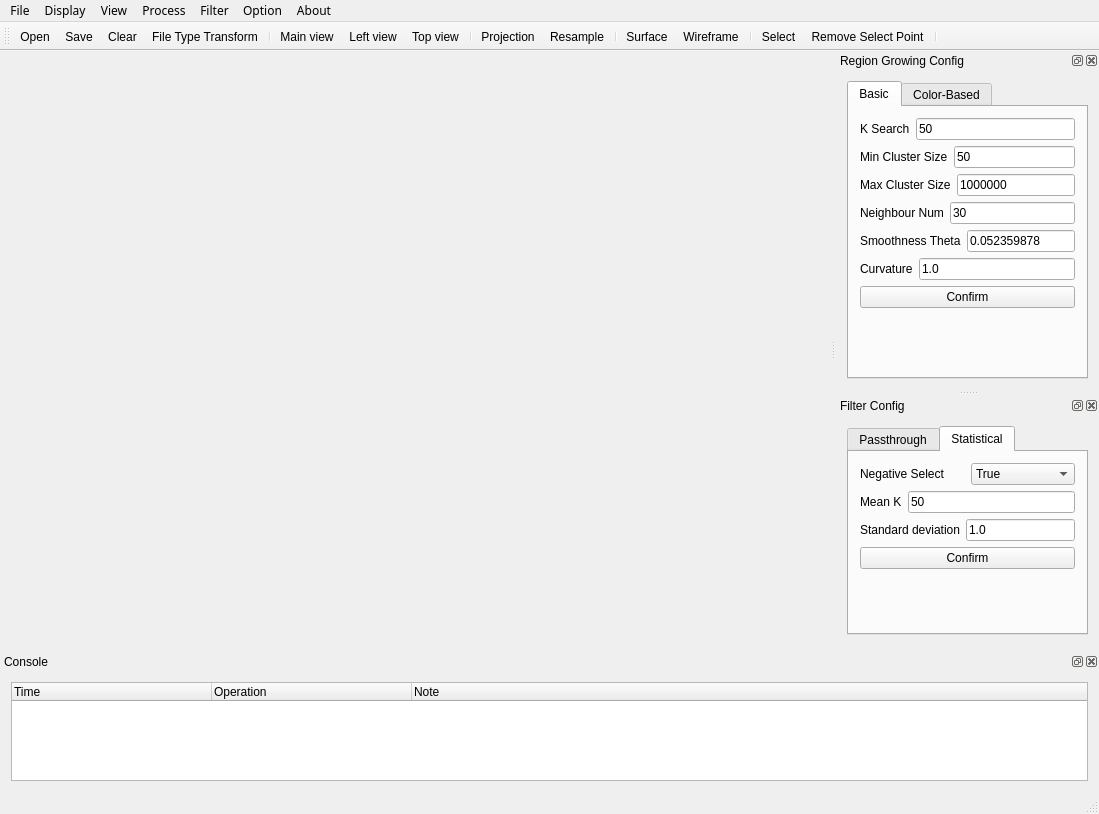
<?xml version="1.0" encoding="UTF-8"?>
<ui version="4.0">
 <class>MainWindow</class>
 <widget class="QMainWindow" name="MainWindow">
  <property name="geometry">
   <rect>
    <x>0</x>
    <y>0</y>
    <width>1099</width>
    <height>814</height>
   </rect>
  </property>
  <property name="sizePolicy">
   <sizepolicy hsizetype="Expanding" vsizetype="Expanding">
    <horstretch>85</horstretch>
    <verstretch>0</verstretch>
   </sizepolicy>
  </property>
  <property name="minimumSize">
   <size>
    <width>900</width>
    <height>650</height>
   </size>
  </property>
  <property name="maximumSize">
   <size>
    <width>16777215</width>
    <height>16777215</height>
   </size>
  </property>
  <property name="windowTitle">
   <string>Point Cloud Tool</string>
  </property>
  <property name="styleSheet">
   <string notr="true"/>
  </property>
  <property name="animated">
   <bool>true</bool>
  </property>
  <property name="tabShape">
   <enum>QTabWidget::Rounded</enum>
  </property>
  <property name="dockNestingEnabled">
   <bool>false</bool>
  </property>
  <widget class="QWidget" name="centralWidget">
   <property name="sizePolicy">
    <sizepolicy hsizetype="Preferred" vsizetype="Preferred">
     <horstretch>0</horstretch>
     <verstretch>0</verstretch>
    </sizepolicy>
   </property>
   <layout class="QHBoxLayout" name="horizontalLayout_5">
    <item>
     <widget class="QVTKWidget" name="qvtkWidget"/>
    </item>
    <item>
     <widget class="QVTKWidget" name="qvtkWidget_mesh"/>
    </item>
   </layout>
  </widget>
  <widget class="QMenuBar" name="menuBar">
   <property name="geometry">
    <rect>
     <x>0</x>
     <y>0</y>
     <width>1099</width>
     <height>25</height>
    </rect>
   </property>
   <property name="font">
    <font>
     <family>微软雅黑</family>
    </font>
   </property>
   <widget class="QMenu" name="menuFile">
    <property name="title">
     <string>File</string>
    </property>
    <addaction name="actionOpen"/>
    <addaction name="actionSave"/>
    <addaction name="actionSaveBinary"/>
    <addaction name="separator"/>
    <addaction name="actionTransform"/>
    <addaction name="separator"/>
    <addaction name="actionExit"/>
   </widget>
   <widget class="QMenu" name="menuAbout">
    <property name="title">
     <string>About</string>
    </property>
    <addaction name="actionHelp"/>
    <addaction name="actionAbout"/>
   </widget>
   <widget class="QMenu" name="menuOption">
    <property name="title">
     <string>Option</string>
    </property>
   </widget>
   <widget class="QMenu" name="menuView">
    <property name="title">
     <string>Display</string>
    </property>
    <widget class="QMenu" name="menuAngle_view">
     <property name="title">
      <string>Angle view</string>
     </property>
     <addaction name="actionMainview"/>
     <addaction name="actionLeftview"/>
     <addaction name="actionTopview"/>
    </widget>
    <addaction name="menuAngle_view"/>
    <addaction name="actionClear"/>
   </widget>
   <widget class="QMenu" name="menuView_2">
    <property name="title">
     <string>View</string>
    </property>
    <addaction name="actionData"/>
    <addaction name="actionProperty"/>
    <addaction name="actionConsole"/>
    <addaction name="actionPointsViewer"/>
   </widget>
   <widget class="QMenu" name="menuProcess">
    <property name="title">
     <string>Process</string>
    </property>
    <addaction name="actionProjection"/>
    <addaction name="actionResample"/>
    <addaction name="separator"/>
    <addaction name="actionMeshsurface"/>
    <addaction name="actionWireframe"/>
    <addaction name="separator"/>
    <addaction name="actionRegionGrowing"/>
    <addaction name="actionColorBasedRegionGrowing"/>
   </widget>
   <widget class="QMenu" name="menuFilter">
    <property name="title">
     <string>Filter</string>
    </property>
    <addaction name="actionPassThrough"/>
    <addaction name="actionStatisticalOutlierRemoval"/>
   </widget>
   <addaction name="menuFile"/>
   <addaction name="menuView"/>
   <addaction name="menuView_2"/>
   <addaction name="menuProcess"/>
   <addaction name="menuFilter"/>
   <addaction name="menuOption"/>
   <addaction name="menuAbout"/>
  </widget>
  <widget class="QToolBar" name="mainToolBar">
   <attribute name="toolBarArea">
    <enum>TopToolBarArea</enum>
   </attribute>
   <attribute name="toolBarBreak">
    <bool>false</bool>
   </attribute>
   <addaction name="actionOpen"/>
   <addaction name="actionSave"/>
   <addaction name="actionClear"/>
   <addaction name="actionTransform"/>
   <addaction name="separator"/>
   <addaction name="actionMainview"/>
   <addaction name="actionLeftview"/>
   <addaction name="actionTopview"/>
   <addaction name="separator"/>
   <addaction name="actionProjection"/>
   <addaction name="actionResample"/>
   <addaction name="separator"/>
   <addaction name="actionMeshsurface"/>
   <addaction name="actionWireframe"/>
   <addaction name="separator"/>
   <addaction name="actionSelect"/>
   <addaction name="actionRemovePoint"/>
   <addaction name="separator"/>
  </widget>
  <widget class="QStatusBar" name="statusBar"/>
  <widget class="QDockWidget" name="consoleDock">
   <property name="minimumSize">
    <size>
     <width>200</width>
     <height>140</height>
    </size>
   </property>
   <property name="maximumSize">
    <size>
     <width>524287</width>
     <height>140</height>
    </size>
   </property>
   <property name="windowTitle">
    <string>Console</string>
   </property>
   <attribute name="dockWidgetArea">
    <number>8</number>
   </attribute>
   <widget class="QWidget" name="dockWidgetContents_7">
    <layout class="QVBoxLayout" name="verticalLayout_5">
     <item>
      <widget class="QTableWidget" name="consoleTable">
       <property name="showGrid">
        <bool>false</bool>
       </property>
       <property name="gridStyle">
        <enum>Qt::SolidLine</enum>
       </property>
       <property name="rowCount">
        <number>0</number>
       </property>
       <property name="columnCount">
        <number>3</number>
       </property>
       <attribute name="horizontalHeaderVisible">
        <bool>true</bool>
       </attribute>
       <attribute name="horizontalHeaderDefaultSectionSize">
        <number>200</number>
       </attribute>
       <attribute name="horizontalHeaderStretchLastSection">
        <bool>true</bool>
       </attribute>
       <attribute name="verticalHeaderVisible">
        <bool>false</bool>
       </attribute>
       <column>
        <property name="text">
         <string>Time</string>
        </property>
        <property name="textAlignment">
         <set>AlignLeading|AlignVCenter</set>
        </property>
       </column>
       <column>
        <property name="text">
         <string>Operation</string>
        </property>
        <property name="textAlignment">
         <set>AlignLeading|AlignVCenter</set>
        </property>
       </column>
       <column>
        <property name="text">
         <string>Note</string>
        </property>
        <property name="textAlignment">
         <set>AlignLeading|AlignVCenter</set>
        </property>
       </column>
      </widget>
     </item>
    </layout>
   </widget>
  </widget>
  <widget class="QDockWidget" name="regionGrowingDock">
   <property name="enabled">
    <bool>true</bool>
   </property>
   <property name="windowTitle">
    <string>Region Growing Config</string>
   </property>
   <attribute name="dockWidgetArea">
    <number>2</number>
   </attribute>
   <widget class="QWidget" name="dockWidgetContents">
    <layout class="QGridLayout" name="gridLayout_2">
     <item row="1" column="0">
      <widget class="QTabWidget" name="rgTab">
       <property name="currentIndex">
        <number>0</number>
       </property>
       <widget class="QWidget" name="rgTab1">
        <attribute name="title">
         <string>Basic</string>
        </attribute>
        <layout class="QVBoxLayout" name="verticalLayout_2">
         <item>
          <layout class="QHBoxLayout" name="horizontalLayout">
           <item>
            <widget class="QLabel" name="ksearch">
             <property name="text">
              <string>K Search</string>
             </property>
            </widget>
           </item>
           <item>
            <widget class="QLineEdit" name="ksearch_input">
             <property name="text">
              <string>50</string>
             </property>
             <property name="alignment">
              <set>Qt::AlignLeading|Qt::AlignLeft|Qt::AlignVCenter</set>
             </property>
            </widget>
           </item>
          </layout>
         </item>
         <item>
          <layout class="QHBoxLayout" name="horizontalLayout_2">
           <item>
            <widget class="QLabel" name="min_cluster_size">
             <property name="text">
              <string>Min Cluster Size</string>
             </property>
            </widget>
           </item>
           <item>
            <widget class="QLineEdit" name="min_cluster_size_input">
             <property name="text">
              <string>50</string>
             </property>
            </widget>
           </item>
          </layout>
         </item>
         <item>
          <layout class="QHBoxLayout" name="horizontalLayout_3">
           <item>
            <widget class="QLabel" name="max_cluster_size">
             <property name="text">
              <string>Max Cluster Size</string>
             </property>
            </widget>
           </item>
           <item>
            <widget class="QLineEdit" name="max_cluster_size_input">
             <property name="text">
              <string>1000000</string>
             </property>
            </widget>
           </item>
          </layout>
         </item>
         <item>
          <layout class="QHBoxLayout" name="horizontalLayout_4">
           <item>
            <widget class="QLabel" name="neighbour_num">
             <property name="text">
              <string>Neighbour Num</string>
             </property>
            </widget>
           </item>
           <item>
            <widget class="QLineEdit" name="neighbour_num_input">
             <property name="text">
              <string>30</string>
             </property>
            </widget>
           </item>
          </layout>
         </item>
         <item>
          <layout class="QHBoxLayout" name="horizontalLayout_6">
           <item>
            <widget class="QLabel" name="smoothness_theta">
             <property name="text">
              <string>Smoothness Theta</string>
             </property>
            </widget>
           </item>
           <item>
            <widget class="QLineEdit" name="smoothness_theta_input">
             <property name="text">
              <string>0.052359878</string>
             </property>
            </widget>
           </item>
          </layout>
         </item>
         <item>
          <layout class="QHBoxLayout" name="horizontalLayout_7">
           <item>
            <widget class="QLabel" name="curvature">
             <property name="text">
              <string>Curvature</string>
             </property>
            </widget>
           </item>
           <item>
            <widget class="QLineEdit" name="curvature_input">
             <property name="text">
              <string>1.0</string>
             </property>
            </widget>
           </item>
          </layout>
         </item>
         <item>
          <widget class="QPushButton" name="basic_confirm">
           <property name="text">
            <string>Confirm</string>
           </property>
          </widget>
         </item>
         <item>
          <spacer name="basic_verticalSpacer">
           <property name="orientation">
            <enum>Qt::Vertical</enum>
           </property>
           <property name="sizeHint" stdset="0">
            <size>
             <width>20</width>
             <height>40</height>
            </size>
           </property>
          </spacer>
         </item>
        </layout>
       </widget>
       <widget class="QWidget" name="rgTab2">
        <attribute name="title">
         <string>Color-Based</string>
        </attribute>
        <layout class="QVBoxLayout" name="verticalLayout_3">
         <item>
          <layout class="QHBoxLayout" name="horizontalLayout_8">
           <item>
            <widget class="QLabel" name="min_cluster_size2">
             <property name="text">
              <string>Min Cluster Size</string>
             </property>
            </widget>
           </item>
           <item>
            <widget class="QLineEdit" name="min_cluster_size2_input">
             <property name="text">
              <string>100</string>
             </property>
            </widget>
           </item>
          </layout>
         </item>
         <item>
          <layout class="QHBoxLayout" name="horizontalLayout_9">
           <item>
            <widget class="QLabel" name="neighbours_dist">
             <property name="text">
              <string>Neighbours Dist</string>
             </property>
            </widget>
           </item>
           <item>
            <widget class="QLineEdit" name="neighbours_dist_input">
             <property name="text">
              <string>10</string>
             </property>
            </widget>
           </item>
          </layout>
         </item>
         <item>
          <layout class="QHBoxLayout" name="horizontalLayout_10">
           <item>
            <widget class="QLabel" name="point_color_diff">
             <property name="text">
              <string>Point Color Diff</string>
             </property>
            </widget>
           </item>
           <item>
            <widget class="QLineEdit" name="point_color_diff_input">
             <property name="text">
              <string>6</string>
             </property>
            </widget>
           </item>
          </layout>
         </item>
         <item>
          <layout class="QHBoxLayout" name="horizontalLayout_11">
           <item>
            <widget class="QLabel" name="region_color_diff">
             <property name="text">
              <string>Region Color Diff</string>
             </property>
            </widget>
           </item>
           <item>
            <widget class="QLineEdit" name="region_color_diff_input">
             <property name="text">
              <string>5</string>
             </property>
            </widget>
           </item>
          </layout>
         </item>
         <item>
          <widget class="QPushButton" name="color_confirm">
           <property name="text">
            <string>Confirm</string>
           </property>
          </widget>
         </item>
         <item>
          <spacer name="color_verticalSpacer">
           <property name="orientation">
            <enum>Qt::Vertical</enum>
           </property>
           <property name="sizeHint" stdset="0">
            <size>
             <width>20</width>
             <height>40</height>
            </size>
           </property>
          </spacer>
         </item>
        </layout>
       </widget>
      </widget>
     </item>
    </layout>
   </widget>
  </widget>
  <widget class="QDockWidget" name="filterDock">
   <property name="windowTitle">
    <string>Filter Config</string>
   </property>
   <attribute name="dockWidgetArea">
    <number>2</number>
   </attribute>
   <widget class="QWidget" name="dockWidgetContents_2">
    <layout class="QGridLayout" name="gridLayout">
     <item row="0" column="0">
      <widget class="QTabWidget" name="filterTab">
       <property name="currentIndex">
        <number>1</number>
       </property>
       <widget class="QWidget" name="filterTab1">
        <attribute name="title">
         <string>Passthrough</string>
        </attribute>
        <layout class="QVBoxLayout" name="verticalLayout">
         <item>
          <layout class="QHBoxLayout" name="horizontalLayout_12">
           <item>
            <widget class="QLabel" name="axis">
             <property name="text">
              <string>Axis</string>
             </property>
            </widget>
           </item>
           <item>
            <widget class="QComboBox" name="axis_input">
             <item>
              <property name="text">
               <string>x</string>
              </property>
             </item>
             <item>
              <property name="text">
               <string>y</string>
              </property>
             </item>
             <item>
              <property name="text">
               <string>z</string>
              </property>
             </item>
            </widget>
           </item>
          </layout>
         </item>
         <item>
          <layout class="QHBoxLayout" name="horizontalLayout_14">
           <item>
            <widget class="QLabel" name="lower_limit">
             <property name="text">
              <string>Lower limit</string>
             </property>
            </widget>
           </item>
           <item>
            <widget class="QLineEdit" name="lower_limit_input">
             <property name="text">
              <string>0.0</string>
             </property>
            </widget>
           </item>
          </layout>
         </item>
         <item>
          <layout class="QHBoxLayout" name="horizontalLayout_15">
           <item>
            <widget class="QLabel" name="upper_limit">
             <property name="text">
              <string>Upper limit</string>
             </property>
            </widget>
           </item>
           <item>
            <widget class="QLineEdit" name="upper_limit_input">
             <property name="text">
              <string>1.0</string>
             </property>
            </widget>
           </item>
          </layout>
         </item>
         <item>
          <widget class="QPushButton" name="passthrough_confirm">
           <property name="text">
            <string>Confirm</string>
           </property>
          </widget>
         </item>
         <item>
          <spacer name="verticalSpacer">
           <property name="orientation">
            <enum>Qt::Vertical</enum>
           </property>
           <property name="sizeHint" stdset="0">
            <size>
             <width>20</width>
             <height>40</height>
            </size>
           </property>
          </spacer>
         </item>
        </layout>
       </widget>
       <widget class="QWidget" name="filterTab2">
        <attribute name="title">
         <string>Statistical</string>
        </attribute>
        <layout class="QVBoxLayout" name="verticalLayout_4">
         <item>
          <layout class="QHBoxLayout" name="horizontalLayout_16">
           <item>
            <widget class="QLabel" name="negative">
             <property name="text">
              <string>Negative Select</string>
             </property>
            </widget>
           </item>
           <item>
            <widget class="QComboBox" name="negative_input">
             <item>
              <property name="text">
               <string>True</string>
              </property>
             </item>
             <item>
              <property name="text">
               <string>False</string>
              </property>
             </item>
            </widget>
           </item>
          </layout>
         </item>
         <item>
          <layout class="QHBoxLayout" name="horizontalLayout_17">
           <item>
            <widget class="QLabel" name="meank">
             <property name="text">
              <string>Mean K</string>
             </property>
            </widget>
           </item>
           <item>
            <widget class="QLineEdit" name="meank_input">
             <property name="text">
              <string>50</string>
             </property>
            </widget>
           </item>
          </layout>
         </item>
         <item>
          <layout class="QHBoxLayout" name="horizontalLayout_18">
           <item>
            <widget class="QLabel" name="stddev">
             <property name="text">
              <string>Standard deviation</string>
             </property>
            </widget>
           </item>
           <item>
            <widget class="QLineEdit" name="stddev_input">
             <property name="text">
              <string>1.0</string>
             </property>
            </widget>
           </item>
          </layout>
         </item>
         <item>
          <widget class="QPushButton" name="statistical_confirm">
           <property name="text">
            <string>Confirm</string>
           </property>
          </widget>
         </item>
         <item>
          <spacer name="verticalSpacer_2">
           <property name="orientation">
            <enum>Qt::Vertical</enum>
           </property>
           <property name="sizeHint" stdset="0">
            <size>
             <width>20</width>
             <height>40</height>
            </size>
           </property>
          </spacer>
         </item>
        </layout>
       </widget>
      </widget>
     </item>
    </layout>
   </widget>
  </widget>
  <action name="actionOpen">
   <property name="icon">
    <iconset resource="main_window.qrc">
     <normaloff>:/Resources/images/Open.png</normaloff>:/Resources/images/Open.png</iconset>
   </property>
   <property name="text">
    <string>Open</string>
   </property>
   <property name="statusTip">
    <string>open a exsting file</string>
   </property>
   <property name="shortcut">
    <string>Ctrl+O</string>
   </property>
   <property name="iconVisibleInMenu">
    <bool>false</bool>
   </property>
  </action>
  <action name="actionSave">
   <property name="icon">
    <iconset resource="main_window.qrc">
     <normaloff>:/Resources/images/Save.png</normaloff>:/Resources/images/Save.png</iconset>
   </property>
   <property name="text">
    <string>Save</string>
   </property>
   <property name="statusTip">
    <string>save the file</string>
   </property>
   <property name="shortcut">
    <string>Ctrl+S</string>
   </property>
   <property name="iconVisibleInMenu">
    <bool>false</bool>
   </property>
  </action>
  <action name="actionResample">
   <property name="icon">
    <iconset resource="main_window.qrc">
     <normaloff>:/Resources/images/Cube.png</normaloff>:/Resources/images/Cube.png</iconset>
   </property>
   <property name="text">
    <string>Resample</string>
   </property>
   <property name="toolTip">
    <string>Resample</string>
   </property>
   <property name="statusTip">
    <string>generate a cube point cloud</string>
   </property>
   <property name="iconVisibleInMenu">
    <bool>false</bool>
   </property>
  </action>
  <action name="actionHelp">
   <property name="icon">
    <iconset>
     <normaloff>:/Resources/images/help.png</normaloff>:/Resources/images/help.png</iconset>
   </property>
   <property name="text">
    <string>Help</string>
   </property>
   <property name="statusTip">
    <string>show help information</string>
   </property>
   <property name="iconVisibleInMenu">
    <bool>false</bool>
   </property>
  </action>
  <action name="actionAbout">
   <property name="icon">
    <iconset>
     <normaloff>:/Resources/images/about.png</normaloff>:/Resources/images/about.png</iconset>
   </property>
   <property name="text">
    <string>About</string>
   </property>
   <property name="statusTip">
    <string>show some information of the software</string>
   </property>
   <property name="iconVisibleInMenu">
    <bool>false</bool>
   </property>
  </action>
  <action name="actionTransform">
   <property name="icon">
    <iconset resource="main_window.qrc">
     <normaloff>:/Resources/images/Change.png</normaloff>:/Resources/images/Change.png</iconset>
   </property>
   <property name="text">
    <string>File Type Transform</string>
   </property>
   <property name="toolTip">
    <string>File Type Transform</string>
   </property>
   <property name="statusTip">
    <string>change the format of the file</string>
   </property>
   <property name="iconVisibleInMenu">
    <bool>false</bool>
   </property>
  </action>
  <action name="actionExit">
   <property name="icon">
    <iconset>
     <normaloff>:/Resources/images/exit.png</normaloff>:/Resources/images/exit.png</iconset>
   </property>
   <property name="text">
    <string>Exit</string>
   </property>
   <property name="shortcut">
    <string>Ctrl+Q</string>
   </property>
   <property name="iconVisibleInMenu">
    <bool>false</bool>
   </property>
  </action>
  <action name="actionMainview">
   <property name="icon">
    <iconset resource="main_window.qrc">
     <normaloff>:/Resources/images/Frontview.png</normaloff>:/Resources/images/Frontview.png</iconset>
   </property>
   <property name="text">
    <string>Main view</string>
   </property>
  </action>
  <action name="actionLeftview">
   <property name="icon">
    <iconset resource="main_window.qrc">
     <normaloff>:/Resources/images/Leftview.png</normaloff>:/Resources/images/Leftview.png</iconset>
   </property>
   <property name="text">
    <string>Left view</string>
   </property>
  </action>
  <action name="actionTopview">
   <property name="icon">
    <iconset resource="main_window.qrc">
     <normaloff>:/Resources/images/Topview.png</normaloff>:/Resources/images/Topview.png</iconset>
   </property>
   <property name="text">
    <string>Top view</string>
   </property>
  </action>
  <action name="actionData">
   <property name="checkable">
    <bool>true</bool>
   </property>
   <property name="checked">
    <bool>true</bool>
   </property>
   <property name="text">
    <string>Data Manager</string>
   </property>
   <property name="iconVisibleInMenu">
    <bool>true</bool>
   </property>
  </action>
  <action name="actionProperty">
   <property name="checkable">
    <bool>true</bool>
   </property>
   <property name="checked">
    <bool>true</bool>
   </property>
   <property name="text">
    <string>Property Manager</string>
   </property>
  </action>
  <action name="actionConsole">
   <property name="checkable">
    <bool>true</bool>
   </property>
   <property name="checked">
    <bool>true</bool>
   </property>
   <property name="text">
    <string>Console</string>
   </property>
  </action>
  <action name="actionClear">
   <property name="icon">
    <iconset resource="main_window.qrc">
     <normaloff>:/Resources/images/Clear.png</normaloff>:/Resources/images/Clear.png</iconset>
   </property>
   <property name="text">
    <string>Clear</string>
   </property>
   <property name="iconVisibleInMenu">
    <bool>false</bool>
   </property>
  </action>
  <action name="actionMeshsurface">
   <property name="icon">
    <iconset resource="main_window.qrc">
     <normaloff>:/Resources/images/Mesh.png</normaloff>:/Resources/images/Mesh.png</iconset>
   </property>
   <property name="text">
    <string>Surface</string>
   </property>
   <property name="iconVisibleInMenu">
    <bool>false</bool>
   </property>
  </action>
  <action name="actionWireframe">
   <property name="icon">
    <iconset resource="main_window.qrc">
     <normaloff>:/Resources/images/Frame.png</normaloff>:/Resources/images/Frame.png</iconset>
   </property>
   <property name="text">
    <string>Wireframe</string>
   </property>
   <property name="iconVisibleInMenu">
    <bool>false</bool>
   </property>
  </action>
  <action name="actionSaveBinary">
   <property name="icon">
    <iconset>
     <normaloff>:/Resources/images/saveBinary.png</normaloff>:/Resources/images/saveBinary.png</iconset>
   </property>
   <property name="text">
    <string>Save as binary</string>
   </property>
   <property name="statusTip">
    <string>Save point cloud as binary file</string>
   </property>
   <property name="iconVisibleInMenu">
    <bool>false</bool>
   </property>
  </action>
  <action name="actionProjection">
   <property name="icon">
    <iconset resource="main_window.qrc">
     <normaloff>:/Resources/images/projection.png</normaloff>:/Resources/images/projection.png</iconset>
   </property>
   <property name="text">
    <string>Projection</string>
   </property>
   <property name="iconVisibleInMenu">
    <bool>false</bool>
   </property>
  </action>
  <action name="actionStatisticalOutlierRemoval">
   <property name="text">
    <string>Statistical Outlier Removal Filter</string>
   </property>
   <property name="toolTip">
    <string>Statistical Outlier Removal Filter</string>
   </property>
  </action>
  <action name="actionRemovePoint">
   <property name="icon">
    <iconset resource="main_window.qrc">
     <normaloff>:/Resources/images/RemoveSelectPoint.png</normaloff>:/Resources/images/RemoveSelectPoint.png</iconset>
   </property>
   <property name="text">
    <string>Remove Select Point</string>
   </property>
   <property name="toolTip">
    <string>Remove Select Point</string>
   </property>
   <property name="shortcut">
    <string>Meta+R</string>
   </property>
  </action>
  <action name="actionPointsViewer">
   <property name="checkable">
    <bool>true</bool>
   </property>
   <property name="text">
    <string>Mesh Viewer</string>
   </property>
  </action>
  <action name="actionSelect">
   <property name="checkable">
    <bool>true</bool>
   </property>
   <property name="icon">
    <iconset resource="main_window.qrc">
     <normaloff>:/Resources/images/Select.png</normaloff>:/Resources/images/Select.png</iconset>
   </property>
   <property name="text">
    <string>Select</string>
   </property>
  </action>
  <action name="actionRegionGrowing">
   <property name="icon">
    <iconset resource="main_window.qrc">
     <normaloff>:/Resources/images/Regiongrowing.png</normaloff>:/Resources/images/Regiongrowing.png</iconset>
   </property>
   <property name="text">
    <string>Region Growing</string>
   </property>
   <property name="iconVisibleInMenu">
    <bool>false</bool>
   </property>
  </action>
  <action name="actionPassThrough">
   <property name="text">
    <string>Pass Through Filter</string>
   </property>
  </action>
  <action name="actionColorBasedRegionGrowing">
   <property name="text">
    <string>Color Based Region Growing</string>
   </property>
  </action>
 </widget>
 <layoutdefault spacing="6" margin="11"/>
 <customwidgets>
  <customwidget>
   <class>QVTKWidget</class>
   <extends>QWidget</extends>
   <header>QVTKWidget.h</header>
  </customwidget>
 </customwidgets>
 <resources>
  <include location="main_window.qrc"/>
 </resources>
 <connections/>
</ui>
